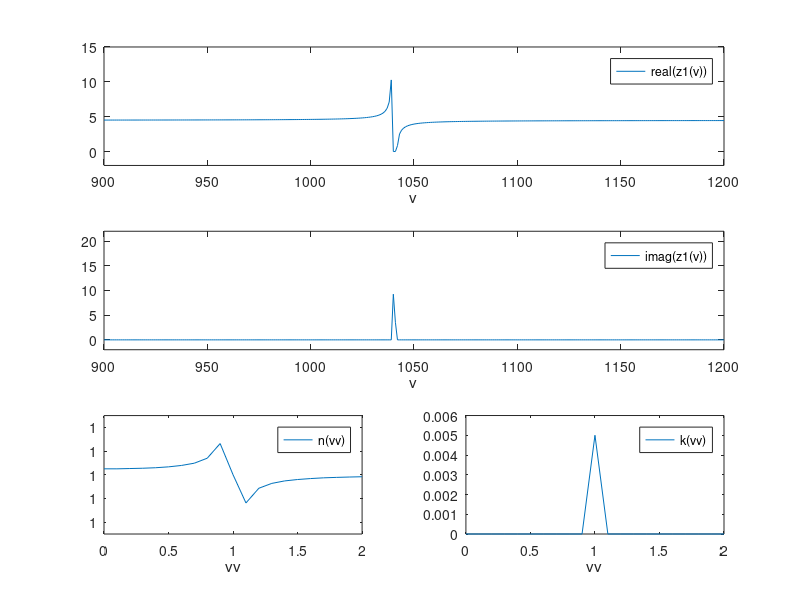

The MATLAB source for this figure:
% O3OSTINS Graphs of n and K
% 1. Dielectric Function for models with one oscillator in the infrared spectral
% region.
% The dielectric constant for high frequencies is set arbitrarily to ?inf = 20.
% The model parameters are S, ?1, ?o. We set z = n - iK
% S and ?1 are dimensionless,
% ?o in cm^-1 i
function O3OSTINS;
v = (900:1:1200);
S1 = 0.09;
Gamma1 = 0.02;
Epsiloninf = 20;
vo1 = 1050;
z1 = sqrt(Epsiloninf+ S1./(1-(v/vo1).^2-(Gamma1*v)/vo1));


figure(1);
subplot(3,1,1);
plot(v,real(z1));
axis([900 1200 -2 15]);                  % PLOTS LIMITS                    
xlabel('v');
legend('real(z1(v))');

subplot(3,1,2);
plot(v,imag(z1));
axis([900 1200 -2 22]);                  % PLOTS LIMITS                    
xlabel('v');
legend('imag(z1(v))');

% 2. For an optical thin medium with little absorption we have the following
% approximations. The parameters must be chosen such that n is close to
% 1 and K is small.

vv = (0:0.1:2);
a = 0.5e-5;
c = 1e-3;
n = 1 + a*((1-vv.^2)./((1-vv.^2).^2+(vv.^2)*c^2));
k = (a*(vv*c))./((1-vv.^2).^2+(vv.^2)*c^2);

subplot(3,2,5);
plot(vv,n);
axis([0 2 0.99995 1.00005]);                  % PLOTS LIMITS                    
xlabel('vv');
legend('n(vv)');

subplot(3,2,6);
plot(vv,k);
axis([0 2 0 0.006]);                  % PLOTS LIMITS                    
xlabel('vv');
legend('k(vv)');
